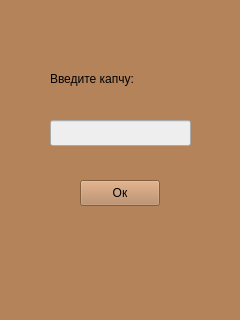
<?xml version="1.0" encoding="UTF-8"?>
<ui version="4.0">
 <class>MainWindow</class>
 <widget class="QMainWindow" name="MainWindow">
  <property name="geometry">
   <rect>
    <x>0</x>
    <y>0</y>
    <width>240</width>
    <height>320</height>
   </rect>
  </property>
  <property name="windowTitle">
   <string>MainWindow</string>
  </property>
  <property name="styleSheet">
   <string notr="true">background-color:rgb(181, 131, 90)</string>
  </property>
  <widget class="QWidget" name="centralwidget">
   <widget class="QPushButton" name="pushButton">
    <property name="geometry">
     <rect>
      <x>80</x>
      <y>180</y>
      <width>80</width>
      <height>26</height>
     </rect>
    </property>
    <property name="text">
     <string>Ок</string>
    </property>
   </widget>
   <widget class="QLineEdit" name="captcha_edit">
    <property name="geometry">
     <rect>
      <x>50</x>
      <y>120</y>
      <width>141</width>
      <height>26</height>
     </rect>
    </property>
    <property name="styleSheet">
     <string notr="true">background-color: rgb(239, 238, 238);</string>
    </property>
   </widget>
   <widget class="QLabel" name="label">
    <property name="geometry">
     <rect>
      <x>50</x>
      <y>70</y>
      <width>101</width>
      <height>18</height>
     </rect>
    </property>
    <property name="text">
     <string>Введите капчу:</string>
    </property>
   </widget>
   <widget class="QLabel" name="timer_label">
    <property name="geometry">
     <rect>
      <x>150</x>
      <y>70</y>
      <width>59</width>
      <height>18</height>
     </rect>
    </property>
    <property name="font">
     <font>
      <strikeout>true</strikeout>
     </font>
    </property>
    <property name="text">
     <string/>
    </property>
   </widget>
  </widget>
 </widget>
 <resources/>
 <connections/>
</ui>
